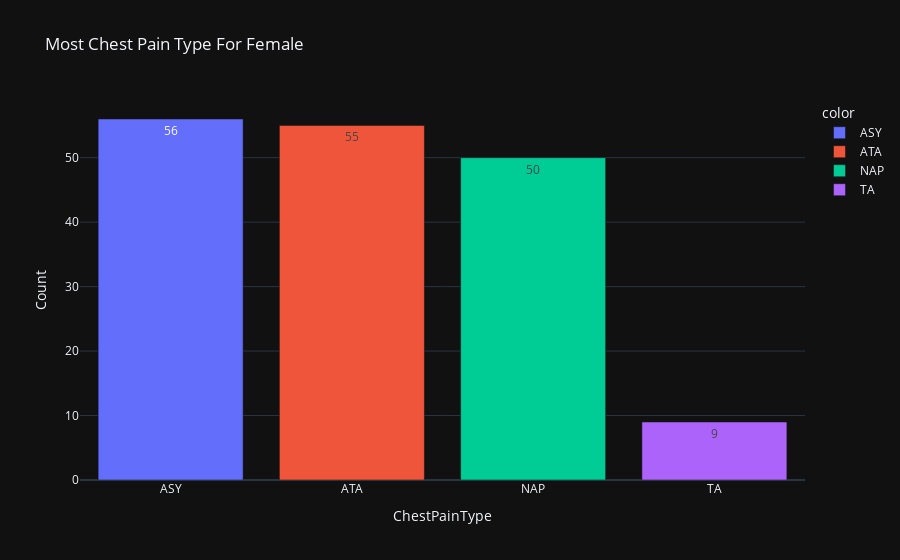

The notebook cell this image was saved under:
### Code cell
fig = px.bar(df_cleaned[df_cleaned['Sex'] == 'F']['ChestPainType'].value_counts(),
             color = df_cleaned[df_cleaned['Sex'] == 'F']['ChestPainType'].value_counts().index,
             template = 'plotly_dark',
             title = 'Most Chest Pain Type For Female',
             labels = {'value':'Count'},
             text_auto = True
             )
fig.show()

### Figure 1 — Plotly figure (JSON) as saved in the notebook; plotly's stock layout.template omitted (floating-point values rounded to 4 significant figures)
{"data": [{"hovertemplate": "color=ASY<br>ChestPainType=%{x}<br>Count=%{y}<extra></extra>", "legendgroup": "ASY", "marker": {"color": "#636efa", "pattern": {"shape": ""}}, "name": "ASY", "orientation": "v", "showlegend": true, "textposition": "auto", "texttemplate": "%{y}", "type": "bar", "x": ["ASY"], "xaxis": "x", "y": [56], "yaxis": "y"}, {"hovertemplate": "color=ATA<br>ChestPainType=%{x}<br>Count=%{y}<extra></extra>", "legendgroup": "ATA", "marker": {"color": "#EF553B", "pattern": {"shape": ""}}, "name": "ATA", "orientation": "v", "showlegend": true, "textposition": "auto", "texttemplate": "%{y}", "type": "bar", "x": ["ATA"], "xaxis": "x", "y": [55], "yaxis": "y"}, {"hovertemplate": "color=NAP<br>ChestPainType=%{x}<br>Count=%{y}<extra></extra>", "legendgroup": "NAP", "marker": {"color": "#00cc96", "pattern": {"shape": ""}}, "name": "NAP", "orientation": "v", "showlegend": true, "textposition": "auto", "texttemplate": "%{y}", "type": "bar", "x": ["NAP"], "xaxis": "x", "y": [50], "yaxis": "y"}, {"hovertemplate": "color=TA<br>ChestPainType=%{x}<br>Count=%{y}<extra></extra>", "legendgroup": "TA", "marker": {"color": "#ab63fa", "pattern": {"shape": ""}}, "name": "TA", "orientation": "v", "showlegend": true, "textposition": "auto", "texttemplate": "%{y}", "type": "bar", "x": ["TA"], "xaxis": "x", "y": [9], "yaxis": "y"}], "layout": {"barmode": "relative", "legend": {"title": {"text": "color"}, "tracegroupgap": 0}, "title": {"text": "Most Chest Pain Type For Female"}, "xaxis": {"anchor": "y", "domain": [0, 1], "title": {"text": "ChestPainType"}}, "yaxis": {"anchor": "x", "domain": [0, 1], "title": {"text": "Count"}}}}
